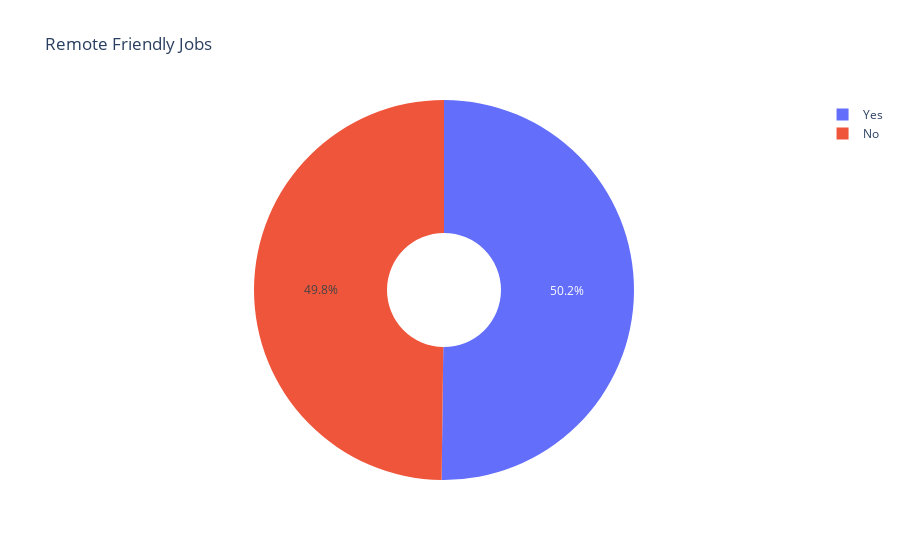

The notebook cell this image was saved under:
### Code cell
fig = px.pie(job_Market, 
             names = 'Remote_Friendly', 
             title = "Remote Friendly Jobs",
            hole = 0.3)
fig.show()

### Figure 1 — Plotly figure (JSON) as saved in the notebook; plotly's stock layout.template omitted (floating-point values rounded to 4 significant figures; data arrays with more than 128 entries replaced by an {"elided": "..."} marker saying what was removed)
{"data": [{"domain": {"x": [0, 1], "y": [0, 1]}, "hole": 0.3, "hovertemplate": "Remote_Friendly=%{label}<extra></extra>", "labels": {"elided": "500 str values"}, "legendgroup": "", "name": "", "showlegend": true, "type": "pie"}], "layout": {"autosize": true, "legend": {"tracegroupgap": 0}, "title": {"text": "Remote Friendly Jobs"}}}
